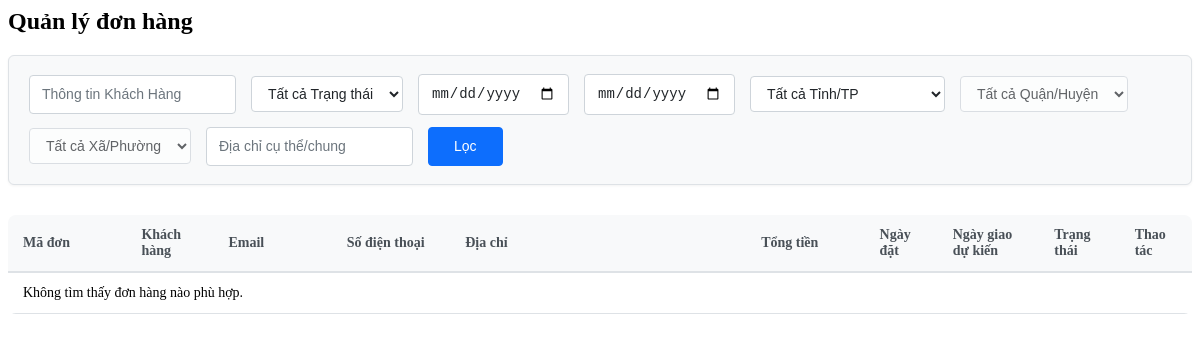
/admincp/modules/orders/danh-sach-don-hang.php, run on an earlier commit of the app's database.
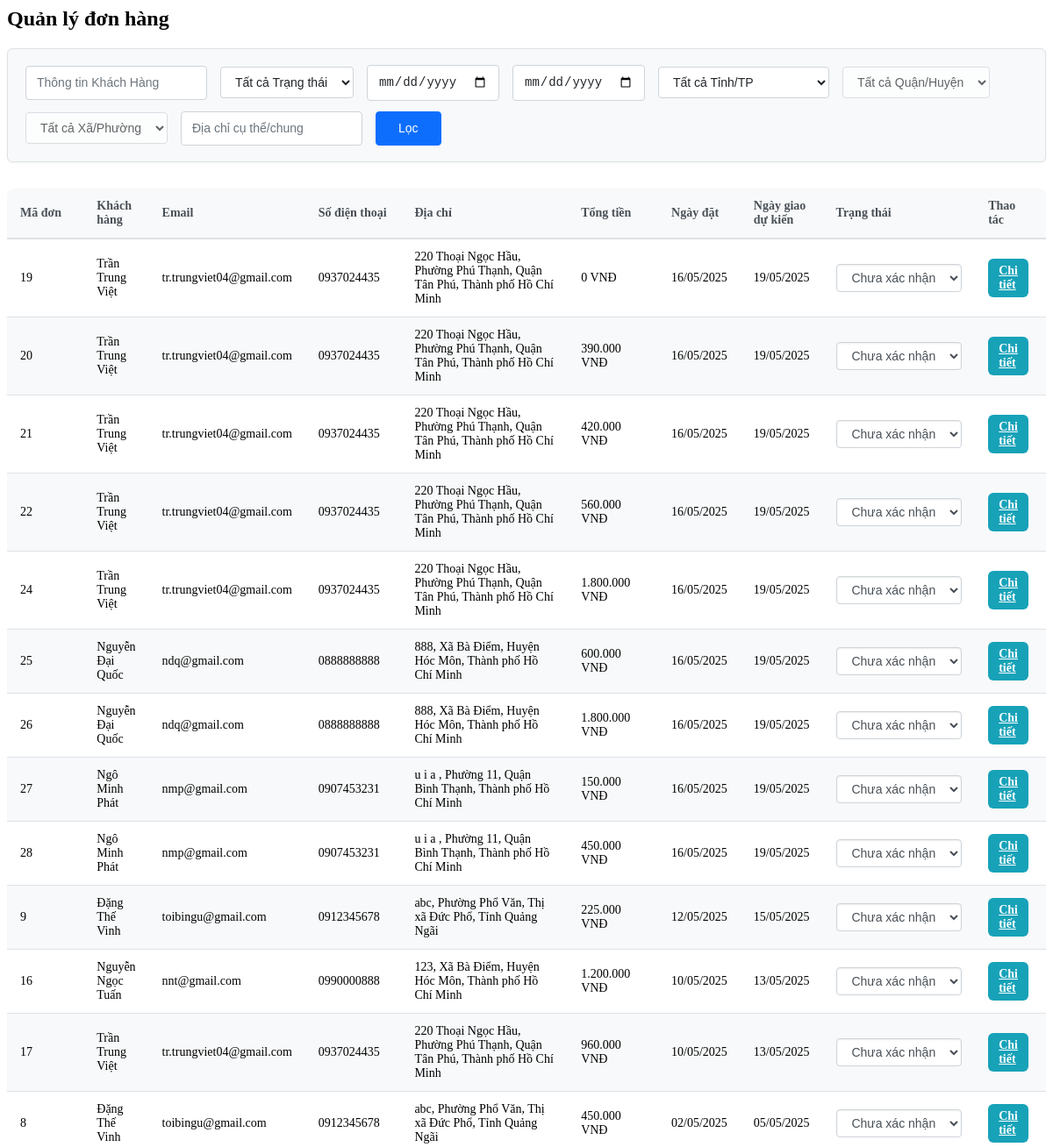
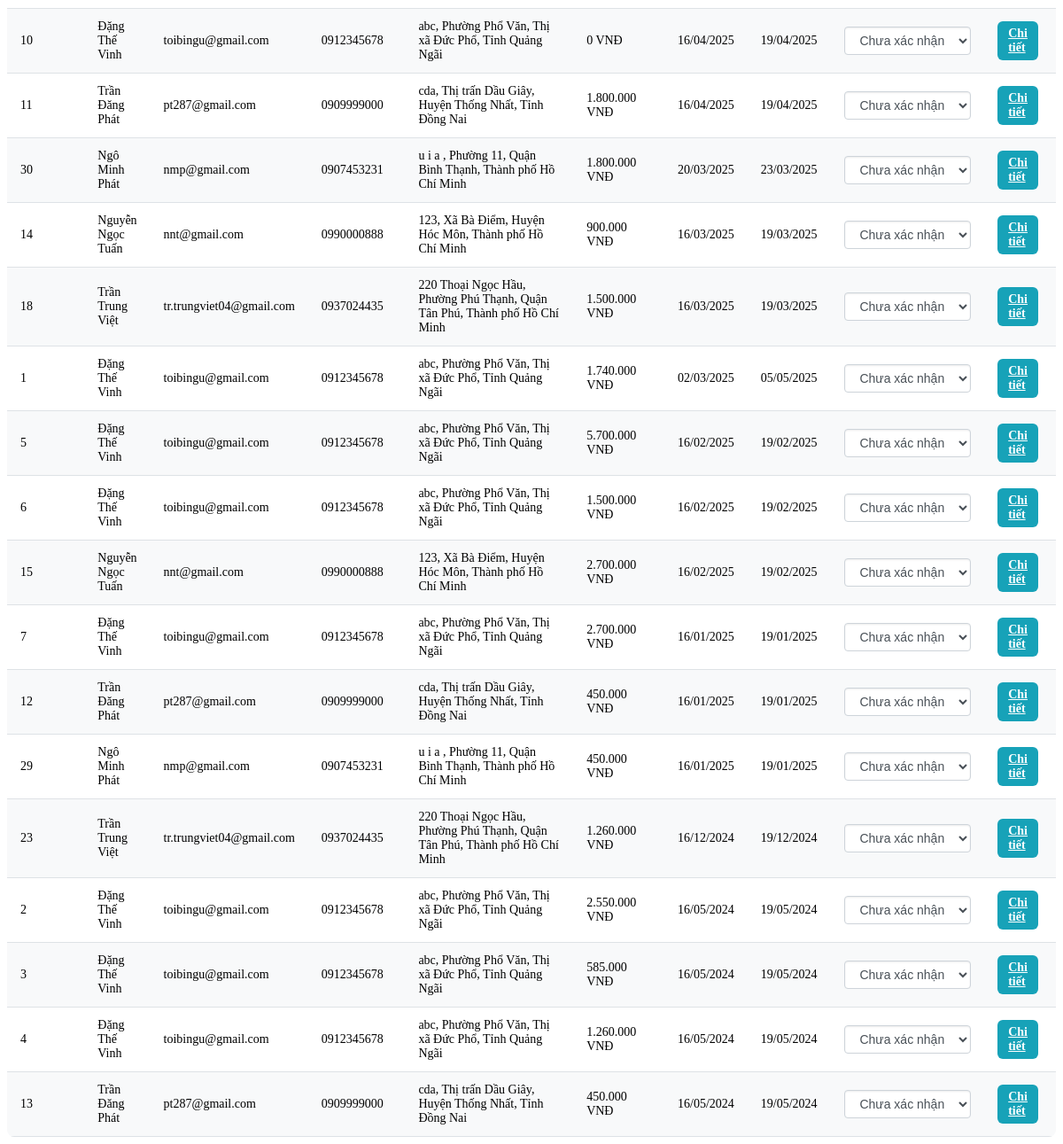
And on a later commit of the database (2 pictures, top to bottom).
### tables this page shows
CREATE TABLE `hoadon` (
  `IdHD` int(11) NOT NULL,
  `IdKH` int(11) NOT NULL,
  `Total` int(11) DEFAULT NULL,
  `Date` date NOT NULL,
  `ExpectDate` date NOT NULL,
  `Status` tinyint(1) NOT NULL DEFAULT 1,
  `PTTT` tinyint(1) NOT NULL DEFAULT 1,
  `AddressLine` varchar(200) NOT NULL,
  `Ward` varchar(45) NOT NULL,
  `Provinces` varchar(45) NOT NULL,
  `District` varchar(45) NOT NULL
);

CREATE TABLE `khachhang` (
  `IdKH` int(11) NOT NULL,
  `Account` varchar(50) NOT NULL,
  `Email` varchar(100) NOT NULL,
  `Password` varchar(1000) NOT NULL,
  `Name` varchar(50) NOT NULL,
  `PNumber` char(10) NOT NULL,
  `AddressLine` varchar(200) NOT NULL,
  `Status` tinyint(1) NOT NULL DEFAULT 1,
  `Ward` varchar(45) NOT NULL,
  `Provinces` varchar(45) NOT NULL,
  `District` varchar(45) NOT NULL
);

### admincp/modules/orders/danh-sach-don-hang.php (the view, shortened to what the changed rows need)
<?php
require_once(__DIR__ . '/../../config/config.php');
$sql = "SELECT h.IdHD, h.IdKH, h.Total, h.Date, h.ExpectDate, h.Status, h.PTTT,
        k.Name as CustomerName,
        k.Email,
        k.PNumber,
        h.AddressLine,
        h.Ward,
        h.District,
        h.Provinces
FROM hoadon h
JOIN khachhang k ON h.IdKH = k.IdKH
WHERE 1";
$sql .= " AND h.Date < h.ExpectDate";
$sql .= " ORDER BY h.Date DESC";
$result = $mysqli->query($sql);
?>
<div class="container-fluid">
    <h2 class="mb-4">Quản lý đơn hàng</h2>
    <div class="table-responsive">
        <table class="table table-striped">
            <thead>
                <tr>
                    <th>Mã đơn</th>
                    <th>Khách hàng</th>
                    <th>Email</th>
                    <th>Số điện thoại</th>
                    <th>Địa chỉ</th>
                    <th>Tổng tiền</th>
                    <th>Ngày đặt</th>
                    <th>Ngày giao dự kiến</th>
                    <th>Trạng thái</th>
                    <th>Thao tác</th>
                </tr>
            </thead>
            <tbody>
                <?php if ($result && $result->num_rows > 0): ?>
                    <?php while ($row = $result->fetch_assoc()): ?>
                        <tr>
                            <td><?php echo $row['IdHD']; ?></td>
                            <td><?php echo htmlspecialchars($row['CustomerName']); ?></td>
                            <td><?php echo htmlspecialchars($row['Email']); ?></td>
                            <td><?php echo htmlspecialchars($row['PNumber']); ?></td>
                            <td>
                                <?php
                                echo htmlspecialchars($row['AddressLine'] . ', ' . $row['Ward'] . ', ' .
                                                    $row['District'] . ', ' . $row['Provinces']);
                                ?>
                            </td>
                            <td><?php echo number_format($row['Total'], 0, ',', '.'); ?> VNĐ</td>
                            <td><?php echo date('d/m/Y', strtotime($row['Date'])); ?></td>
                            <td><?php echo date('d/m/Y', strtotime($row['ExpectDate'])); ?></td>
                            <td>
                                <form method="post" style="margin: 0;" class="form-update-status"> <input type="hidden" name="order_id" value="<?php echo $row['IdHD']; ?>">
                                    <select name="new_status"
                                            class="form-select form-select-sm"
                                            data-current-status="<?php echo $row['Status']; ?>"
                                            onchange="confirmOrderStatusUpdate(this, '<?php echo $row['IdHD']; ?>', this.options[this.selectedIndex].text)">
                                        <option value="1" <?php if ($row['Status'] == 1) echo 'selected'; ?>>Chưa xác nhận</option>
                                    </select>
                                </form>
                            </td>
                            <td>
                                <div class="action-buttons">
                                    <a href="?action=orders&query=details&id=<?php echo $row['IdHD']; ?>" class="btn btn-info btn-sm">Chi tiết</a>
                                </div>
                            </td>
                        </tr>
                    <?php endwhile; ?>
                <?php else: ?>
                    <tr>
                        <td colspan="10" class="text-center">Không tìm thấy đơn hàng nào phù hợp.</td>
                    </tr>
                <?php endif; ?>
            </tbody>
        </table>
    </div>
</div>
<link rel="stylesheet" type="text/css" href="./css/quan-ly-hoa-don.css?v=<?php echo time(); ?>">

What changed in the data, as far as the page shows it:
added hoadon: IdHD "19", IdKH.Name "Trần Trung Việt", IdKH.Email "tr.trungviet04@gmail.com", IdKH.PNumber "0937024435", AddressLine+Ward+District "220 Thoại Ngọc Hầu, Phường Phú Thạnh, Quận Tân Phú, Thành phố Hồ Chí Minh", Total "0", Date "16/05/2025", ExpectDate "19/05/2025", new_status "Chưa xác nhận"
added hoadon: IdHD "20", IdKH.Name "Trần Trung Việt", IdKH.Email "tr.trungviet04@gmail.com", IdKH.PNumber "0937024435", AddressLine+Ward+District "220 Thoại Ngọc Hầu, Phường Phú Thạnh, Quận Tân Phú, Thành phố Hồ Chí Minh", Total "390.000", Date "16/05/2025", ExpectDate "19/05/2025", new_status "Chưa xác nhận"
added hoadon: IdHD "21", IdKH.Name "Trần Trung Việt", IdKH.Email "tr.trungviet04@gmail.com", IdKH.PNumber "0937024435", AddressLine+Ward+District "220 Thoại Ngọc Hầu, Phường Phú Thạnh, Quận Tân Phú, Thành phố Hồ Chí Minh", Total "420.000", Date "16/05/2025", ExpectDate "19/05/2025", new_status "Chưa xác nhận"
added hoadon: IdHD "22", IdKH.Name "Trần Trung Việt", IdKH.Email "tr.trungviet04@gmail.com", IdKH.PNumber "0937024435", AddressLine+Ward+District "220 Thoại Ngọc Hầu, Phường Phú Thạnh, Quận Tân Phú, Thành phố Hồ Chí Minh", Total "560.000", Date "16/05/2025", ExpectDate "19/05/2025", new_status "Chưa xác nhận"
added hoadon: IdHD "24", IdKH.Name "Trần Trung Việt", IdKH.Email "tr.trungviet04@gmail.com", IdKH.PNumber "0937024435", AddressLine+Ward+District "220 Thoại Ngọc Hầu, Phường Phú Thạnh, Quận Tân Phú, Thành phố Hồ Chí Minh", Total "1.800.000", Date "16/05/2025", ExpectDate "19/05/2025", new_status "Chưa xác nhận"
added hoadon: IdHD "25", IdKH.Name "Nguyễn Đại Quốc", IdKH.Email "ndq@gmail.com", IdKH.PNumber "0888888888", AddressLine+Ward+District "888, Xã Bà Điểm, Huyện Hóc Môn, Thành phố Hồ Chí Minh", Total "600.000", Date "16/05/2025", ExpectDate "19/05/2025", new_status "Chưa xác nhận"
added hoadon: IdHD "26", IdKH.Name "Nguyễn Đại Quốc", IdKH.Email "ndq@gmail.com", IdKH.PNumber "0888888888", AddressLine+Ward+District "888, Xã Bà Điểm, Huyện Hóc Môn, Thành phố Hồ Chí Minh", Total "1.800.000", Date "16/05/2025", ExpectDate "19/05/2025", new_status "Chưa xác nhận"
added hoadon: IdHD "27", IdKH.Name "Ngô Minh Phát", IdKH.Email "nmp@gmail.com", IdKH.PNumber "0907453231", AddressLine+Ward+District "u i a , Phường 11, Quận Bình Thạnh, Thành phố Hồ Chí Minh", Total "150.000", Date "16/05/2025", ExpectDate "19/05/2025", new_status "Chưa xác nhận"
added hoadon: IdHD "28", IdKH.Name "Ngô Minh Phát", IdKH.Email "nmp@gmail.com", IdKH.PNumber "0907453231", AddressLine+Ward+District "u i a , Phường 11, Quận Bình Thạnh, Thành phố Hồ Chí Minh", Total "450.000", Date "16/05/2025", ExpectDate "19/05/2025", new_status "Chưa xác nhận"
added hoadon: IdHD "9", IdKH.Name "Đặng Thế Vinh", IdKH.Email "toibingu@gmail.com", IdKH.PNumber "0912345678", AddressLine+Ward+District "abc, Phường Phổ Văn, Thị xã Đức Phổ, Tỉnh Quảng Ngãi", Total "225.000", Date "12/05/2025", ExpectDate "15/05/2025", new_status "Chưa xác nhận"
added hoadon: IdHD "16", IdKH.Name "Nguyễn Ngọc Tuấn", IdKH.Email "nnt@gmail.com", IdKH.PNumber "0990000888", AddressLine+Ward+District "123, Xã Bà Điểm, Huyện Hóc Môn, Thành phố Hồ Chí Minh", Total "1.200.000", Date "10/05/2025", ExpectDate "13/05/2025", new_status "Chưa xác nhận"
added hoadon: IdHD "17", IdKH.Name "Trần Trung Việt", IdKH.Email "tr.trungviet04@gmail.com", IdKH.PNumber "0937024435", AddressLine+Ward+District "220 Thoại Ngọc Hầu, Phường Phú Thạnh, Quận Tân Phú, Thành phố Hồ Chí Minh", Total "960.000", Date "10/05/2025", ExpectDate "13/05/2025", new_status "Chưa xác nhận"
added hoadon: IdHD "8", IdKH.Name "Đặng Thế Vinh", IdKH.Email "toibingu@gmail.com", IdKH.PNumber "0912345678", AddressLine+Ward+District "abc, Phường Phổ Văn, Thị xã Đức Phổ, Tỉnh Quảng Ngãi", Total "450.000", Date "02/05/2025", ExpectDate "05/05/2025", new_status "Chưa xác nhận"
added hoadon: IdHD "10", IdKH.Name "Đặng Thế Vinh", IdKH.Email "toibingu@gmail.com", IdKH.PNumber "0912345678", AddressLine+Ward+District "abc, Phường Phổ Văn, Thị xã Đức Phổ, Tỉnh Quảng Ngãi", Total "0", Date "16/04/2025", ExpectDate "19/04/2025", new_status "Chưa xác nhận"
added hoadon: IdHD "11", IdKH.Name "Trần Đăng Phát", IdKH.Email "pt287@gmail.com", IdKH.PNumber "0909999000", AddressLine+Ward+District "cda, Thị trấn Dầu Giây, Huyện Thống Nhất, Tỉnh Đồng Nai", Total "1.800.000", Date "16/04/2025", ExpectDate "19/04/2025", new_status "Chưa xác nhận"
added hoadon: IdHD "30", IdKH.Name "Ngô Minh Phát", IdKH.Email "nmp@gmail.com", IdKH.PNumber "0907453231", AddressLine+Ward+District "u i a , Phường 11, Quận Bình Thạnh, Thành phố Hồ Chí Minh", Total "1.800.000", Date "20/03/2025", ExpectDate "23/03/2025", new_status "Chưa xác nhận"
added hoadon: IdHD "14", IdKH.Name "Nguyễn Ngọc Tuấn", IdKH.Email "nnt@gmail.com", IdKH.PNumber "0990000888", AddressLine+Ward+District "123, Xã Bà Điểm, Huyện Hóc Môn, Thành phố Hồ Chí Minh", Total "900.000", Date "16/03/2025", ExpectDate "19/03/2025", new_status "Chưa xác nhận"
added hoadon: IdHD "18", IdKH.Name "Trần Trung Việt", IdKH.Email "tr.trungviet04@gmail.com", IdKH.PNumber "0937024435", AddressLine+Ward+District "220 Thoại Ngọc Hầu, Phường Phú Thạnh, Quận Tân Phú, Thành phố Hồ Chí Minh", Total "1.500.000", Date "16/03/2025", ExpectDate "19/03/2025", new_status "Chưa xác nhận"
added hoadon: IdHD "1", IdKH.Name "Đặng Thế Vinh", IdKH.Email "toibingu@gmail.com", IdKH.PNumber "0912345678", AddressLine+Ward+District "abc, Phường Phổ Văn, Thị xã Đức Phổ, Tỉnh Quảng Ngãi", Total "1.740.000", Date "02/03/2025", ExpectDate "05/05/2025", new_status "Chưa xác nhận"
added hoadon: IdHD "5", IdKH.Name "Đặng Thế Vinh", IdKH.Email "toibingu@gmail.com", IdKH.PNumber "0912345678", AddressLine+Ward+District "abc, Phường Phổ Văn, Thị xã Đức Phổ, Tỉnh Quảng Ngãi", Total "5.700.000", Date "16/02/2025", ExpectDate "19/02/2025", new_status "Chưa xác nhận"
added hoadon: IdHD "6", IdKH.Name "Đặng Thế Vinh", IdKH.Email "toibingu@gmail.com", IdKH.PNumber "0912345678", AddressLine+Ward+District "abc, Phường Phổ Văn, Thị xã Đức Phổ, Tỉnh Quảng Ngãi", Total "1.500.000", Date "16/02/2025", ExpectDate "19/02/2025", new_status "Chưa xác nhận"
added hoadon: IdHD "15", IdKH.Name "Nguyễn Ngọc Tuấn", IdKH.Email "nnt@gmail.com", IdKH.PNumber "0990000888", AddressLine+Ward+District "123, Xã Bà Điểm, Huyện Hóc Môn, Thành phố Hồ Chí Minh", Total "2.700.000", Date "16/02/2025", ExpectDate "19/02/2025", new_status "Chưa xác nhận"
added hoadon: IdHD "7", IdKH.Name "Đặng Thế Vinh", IdKH.Email "toibingu@gmail.com", IdKH.PNumber "0912345678", AddressLine+Ward+District "abc, Phường Phổ Văn, Thị xã Đức Phổ, Tỉnh Quảng Ngãi", Total "2.700.000", Date "16/01/2025", ExpectDate "19/01/2025", new_status "Chưa xác nhận"
added hoadon: IdHD "12", IdKH.Name "Trần Đăng Phát", IdKH.Email "pt287@gmail.com", IdKH.PNumber "0909999000", AddressLine+Ward+District "cda, Thị trấn Dầu Giây, Huyện Thống Nhất, Tỉnh Đồng Nai", Total "450.000", Date "16/01/2025", ExpectDate "19/01/2025", new_status "Chưa xác nhận"
added hoadon: IdHD "29", IdKH.Name "Ngô Minh Phát", IdKH.Email "nmp@gmail.com", IdKH.PNumber "0907453231", AddressLine+Ward+District "u i a , Phường 11, Quận Bình Thạnh, Thành phố Hồ Chí Minh", Total "450.000", Date "16/01/2025", ExpectDate "19/01/2025", new_status "Chưa xác nhận"
added hoadon: IdHD "23", IdKH.Name "Trần Trung Việt", IdKH.Email "tr.trungviet04@gmail.com", IdKH.PNumber "0937024435", AddressLine+Ward+District "220 Thoại Ngọc Hầu, Phường Phú Thạnh, Quận Tân Phú, Thành phố Hồ Chí Minh", Total "1.260.000", Date "16/12/2024", ExpectDate "19/12/2024", new_status "Chưa xác nhận"
added hoadon: IdHD "2", IdKH.Name "Đặng Thế Vinh", IdKH.Email "toibingu@gmail.com", IdKH.PNumber "0912345678", AddressLine+Ward+District "abc, Phường Phổ Văn, Thị xã Đức Phổ, Tỉnh Quảng Ngãi", Total "2.550.000", Date "16/05/2024", ExpectDate "19/05/2024", new_status "Chưa xác nhận"
added hoadon: IdHD "3", IdKH.Name "Đặng Thế Vinh", IdKH.Email "toibingu@gmail.com", IdKH.PNumber "0912345678", AddressLine+Ward+District "abc, Phường Phổ Văn, Thị xã Đức Phổ, Tỉnh Quảng Ngãi", Total "585.000", Date "16/05/2024", ExpectDate "19/05/2024", new_status "Chưa xác nhận"
added hoadon: IdHD "4", IdKH.Name "Đặng Thế Vinh", IdKH.Email "toibingu@gmail.com", IdKH.PNumber "0912345678", AddressLine+Ward+District "abc, Phường Phổ Văn, Thị xã Đức Phổ, Tỉnh Quảng Ngãi", Total "1.260.000", Date "16/05/2024", ExpectDate "19/05/2024", new_status "Chưa xác nhận"
added hoadon: IdHD "13", IdKH.Name "Trần Đăng Phát", IdKH.Email "pt287@gmail.com", IdKH.PNumber "0909999000", AddressLine+Ward+District "cda, Thị trấn Dầu Giây, Huyện Thống Nhất, Tỉnh Đồng Nai", Total "450.000", Date "16/05/2024", ExpectDate "19/05/2024", new_status "Chưa xác nhận"
Also different on the page:
text no longer shown: "Không tìm thấy đơn hàng nào phù hợp."
